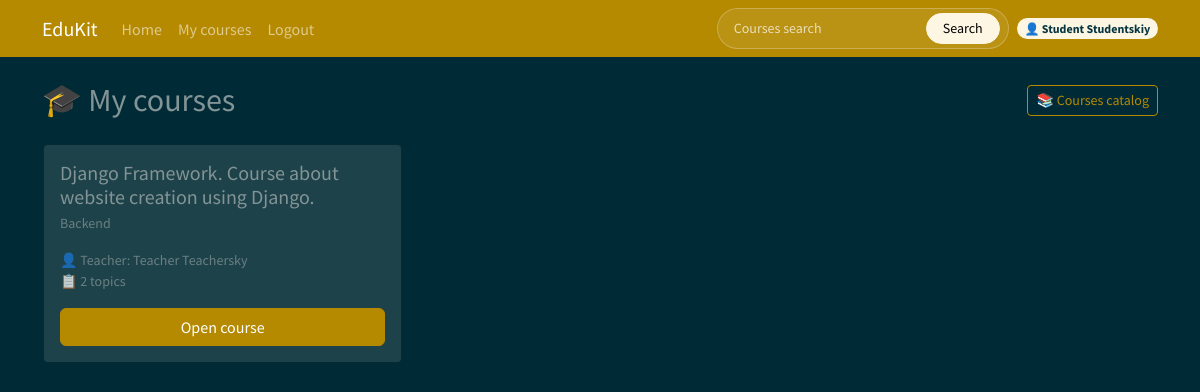
Screenshot of /students/courses/ (signed in) with the database file from the repository.
### courses/models.py (models this page shows, shortened)
class Course(models.Model):
    owner = models.ForeignKey(User, related_name="courses_created", on_delete=models.CASCADE, verbose_name="Teacher")
    subject = models.ForeignKey(Subject, related_name="courses", on_delete=models.CASCADE, verbose_name="Subject")
    title = models.CharField(max_length=500, verbose_name="Title")
    slug = models.SlugField(max_length=500, unique=True, verbose_name="Slug")
    overview = models.TextField(verbose_name="Description")
    created = models.DateTimeField(auto_now_add=True)
    students = models.ManyToManyField(User, related_name="course_joined", blank=True, verbose_name="Enrolled students")
    class Meta:
        verbose_name = "Course"
        verbose_name_plural = "Courses"
        ordering = ["-created"]

class Subject(models.Model):
    title = models.CharField(max_length=200, verbose_name="Title")
    slug = models.SlugField(max_length=200, unique=True)
    class Meta:
        verbose_name = "Specialization"
        verbose_name_plural = "Specializations"
        ordering = ["title"]

### students/views.py (the view)
# urls.py: path("courses/", views.StudentCourseListView.as_view(), name="student_course_list"),
class StudentCourseListView(LoginRequiredMixin, ListView):
    model = Course
    template_name = "students/course/list.html"
    def get_queryset(self):
        qs = super().get_queryset()
        return qs.filter(students__in=[self.request.user])

### courses/templatetags/course.py (called while the page is built)
@register.filter(name="has_group")
def has_group(user, group_name):
    return user.groups.filter(name=group_name).exists()

### students/templates/students/course/list.html (shortened to what this page needs)
{% extends "base.html" %}
{% block content %}
  <div class="d-flex align-items-center justify-content-between flex-wrap gap-2 mb-4">
    <h2 class="mb-0">🎓 My courses</h2>
    <a href="{% url 'course_list' %}" class="btn btn-outline-primary btn-sm">📚 Courses catalog</a>
  </div>
  <div class="row row-cols-1 row-cols-md-2 row-cols-xl-3 g-3">
    {% for course in object_list %}
      <div class="col">
        <div class="card h-100 border-2">
          <div class="card-body d-flex flex-column">
            <h5 class="card-title mb-1">{{ course.title }}</h5>
            <p class="text-muted small mb-3">{{ course.subject.title }}</p>
            <p class="card-text small text-muted mb-3">
              👤 Teacher: {{ course.owner.get_full_name|default:course.owner.username }}<br>
              📋 {{ course.modules.count }} topics
            </p>
            <a href="{% url 'student_course_detail' course.id %}" class="btn btn-primary mt-auto">Open course</a>
          </div>
        </div>
      </div>
    {% endfor %}
  </div>
{% endblock %}

### courses/templates/base.html (shortened to what this page needs)
<!DOCTYPE html>
{% load course %}
<html lang="uk">
<head>
  <link
    href="https://cdn.jsdelivr.net/npm/bootswatch@5.3.8/dist/solar/bootstrap.min.css"
    rel="stylesheet"
  >
</head>
<body>
  <nav class="navbar navbar-expand-lg bg-primary" data-bs-theme="dark">
    <div class="container">
      <a class="navbar-brand" href="{% url 'course_list' %}">EduKit</a>
      <div class="collapse navbar-collapse" id="mainNavbar">
        <ul class="navbar-nav me-auto mb-2 mb-lg-0">
          <li class="nav-item">
            <a class="nav-link {% if request.resolver_match.url_name == 'course_list' %}active{% endif %}" href="{% url 'course_list' %}">Home</a>
          </li>
          {% if request.user.is_authenticated %}
            <li class="nav-item">
               {% if request.user|has_group:'Teachers' %}
                <a class="nav-link" href="{% url 'manage_course_list' %}">My courses</a>
              {% else %}
                <a class="nav-link" href="{% url 'student_course_list' %}">My courses</a>
              {% endif %}
            </li>
            <li class="nav-item">
              <form method="post" action="{% url 'logout' %}">
                <button type="submit" class="btn btn-link nav-link border-0">Logout</button>
              </form>
            </li>
          {% endif %}
        </ul>
        <div class="d-flex align-items-center gap-2">
          <form class="navbar-search d-flex align-items-center rounded-pill px-2 py-1" role="search">
            <input class="search-input form-control form-control-sm me-2" type="search" name="q" placeholder="Courses search" aria-label="Courses search">
            <button class="btn btn-sm btn-light rounded-pill px-3" type="submit">Search</button>
          </form>
          {% if request.user.is_authenticated %}
            <span class="badge rounded-pill text-bg-light text-dark">
              👤 {{ request.user.get_full_name|default:request.user.username }}
            </span>
          {% endif %}
        </div>
      </div>
    </div>
  </nav>
  <main class="container py-4">
    {% block content %}{% endblock  %}
  </main>
</body>
</html>

### courses/templates/base.html (style rules this page uses)
.navbar-search { background-color: rgba(255, 255, 255, 0.08); border: 1px solid rgba(255, 255, 255, 0.25); }
.navbar-search .search-input { background: transparent; color: #fff; border: 0; box-shadow: none; min-width: 180px; }
.navbar-search .search-input::placeholder { color: rgba(255, 255, 255, 0.7); }

### rows the page displays
Course: title "Django Framework. Course about website creation using Django.", subject "Backend", owner.get_full_name "Teacher Teachersky", modules.count "2"

### other values shown
{{ request.user.get_full_name|default:request.user.username }} "Student Studentskiy"
